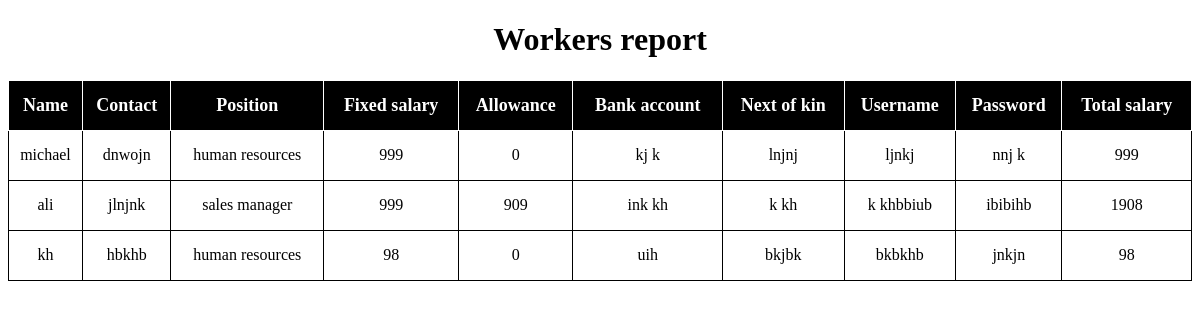
/workers.php, run on the app's committed database.
### tables this page shows
CREATE TABLE `workers` (
  `workerid` int(11) NOT NULL,
  `name` varchar(25) NOT NULL,
  `contact` varchar(20) NOT NULL,
  `position` varchar(30) NOT NULL,
  `fixedsalary` int(11) NOT NULL,
  `allowance` int(11) NOT NULL,
  `bankaccount` varchar(35) NOT NULL,
  `nextofkin` varchar(30) NOT NULL,
  `username` varchar(20) NOT NULL,
  `password` varchar(15) NOT NULL
);

### workers.php (the view, shortened to what this page needs)
<?php
include "src/connect.php";
?>
<!DOCTYPE html>
<html lang="en">
<head>
</head>
<body>
    <h1 style="text-align: center;">Workers report</h1>
            <table style="text-align: center; width: 100%;">
                <tr>
                    <th class="header">Name</th>
                    <th class="header">Contact</th>
                    <th class="header">Position</th>
                    <th class="header">Fixed salary</th>
                    <th class="header">Allowance</th>
                    <th class="header">Bank account</th>
                    <th class="header">Next of kin</th>
                    <th class="header">Username</th>
                    <th class="header">Password</th>
                    <th class="header">Total salary</th>
                </tr>
                <?php
                $sql = "SELECT * FROM workers";
                $result = $connect->query($sql);
                if ($result->num_rows > 0) {
                    while($row = $result->fetch_assoc()) {
                        echo "<tr><td>" . $row["name"]. "</td><td>" . $row["contact"]. "</td><td>" . $row["position"]. "</td><td>" . $row["fixedsalary"]. "</td><td>" . $row["allowance"]. "</td><td>" . $row["bankaccount"]. "</td><td>" . $row["nextofkin"]. "</td><td>" . $row["username"]. "</td><td>" . $row["password"]. "</td><td>" . $row["fixedsalary"]+$row["allowance"]. "</td></tr>" ;
                    }
                    echo "</table>";
                }
                ?>
</body>
</html>

### workers.php (style rules this page uses)
* { box-sizing: border-box; }
table, td, th { height: 50px; border: 1px solid black; }
table { border: none; border-collapse: collapse; }
.header { background-color: black; color:white; border:1px solid white; font-size:18px; }

### data on the page
workers: name "michael", contact "dnwojn", position "human resources", fixedsalary "999", allowance "0", bankaccount "kj k", nextofkin "lnjnj", username "ljnkj", password "nnj k", $row["fixedsalary"]+$row["allowance"] "999"
workers: name "ali", contact "jlnjnk", position "sales manager", fixedsalary "999", allowance "909", bankaccount "ink kh", nextofkin "k kh", username "k khbbiub", password "ibibihb", $row["fixedsalary"]+$row["allowance"] "1908"
workers: name "kh", contact "hbkhb", position "human resources", fixedsalary "98", allowance "0", bankaccount "uih", nextofkin "bkjbk", username "bkbkhb", password "jnkjn", $row["fixedsalary"]+$row["allowance"] "98"
